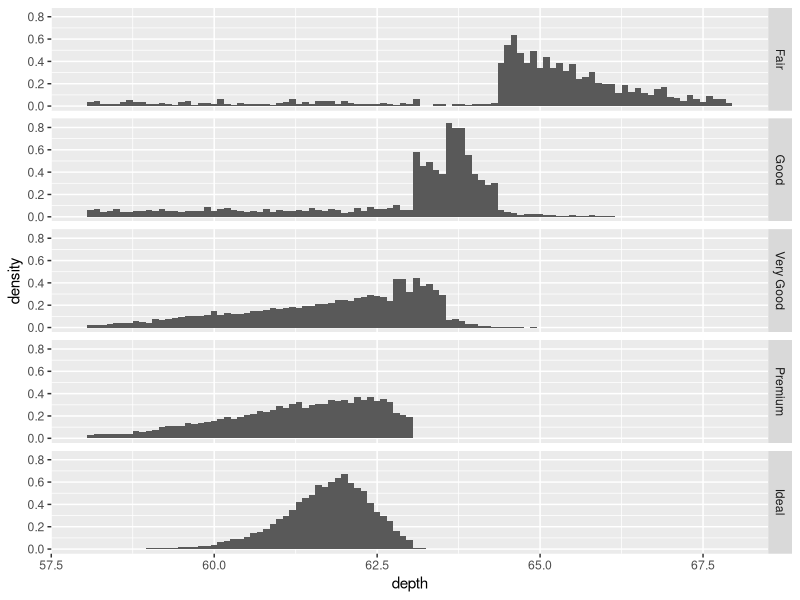
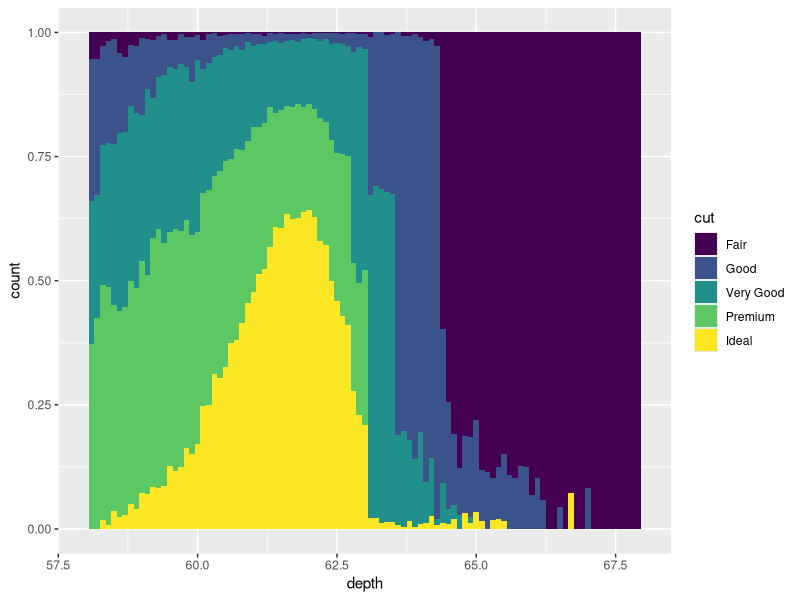
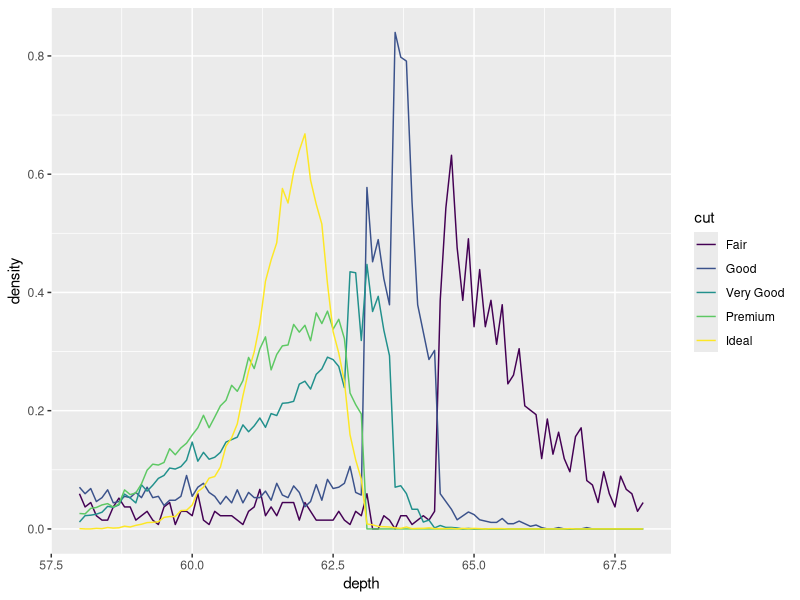
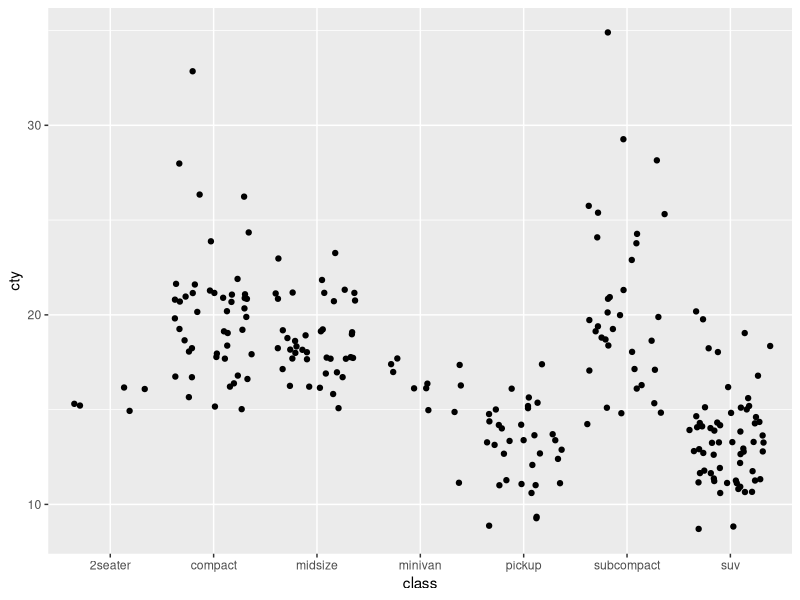
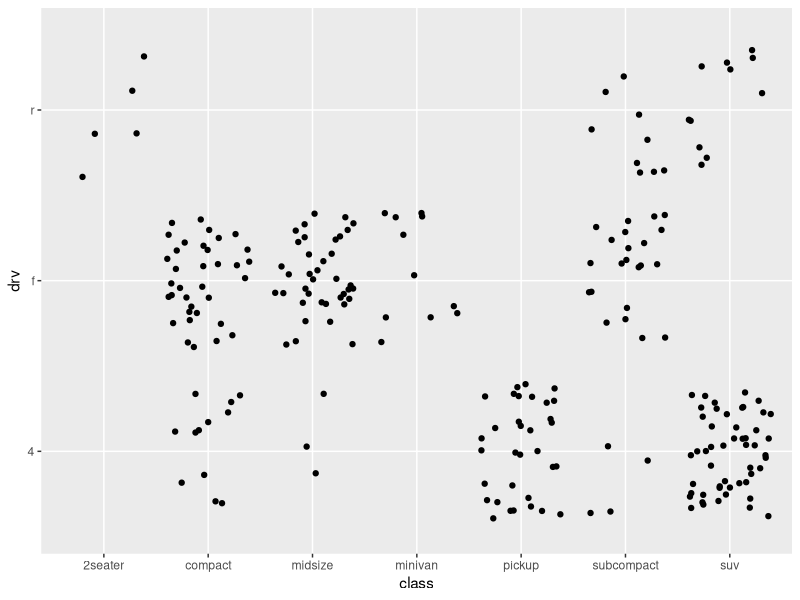
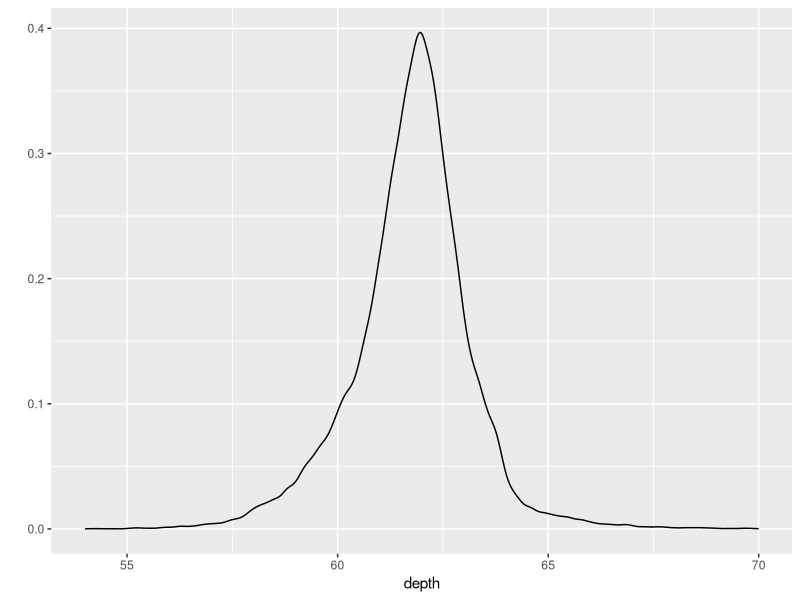
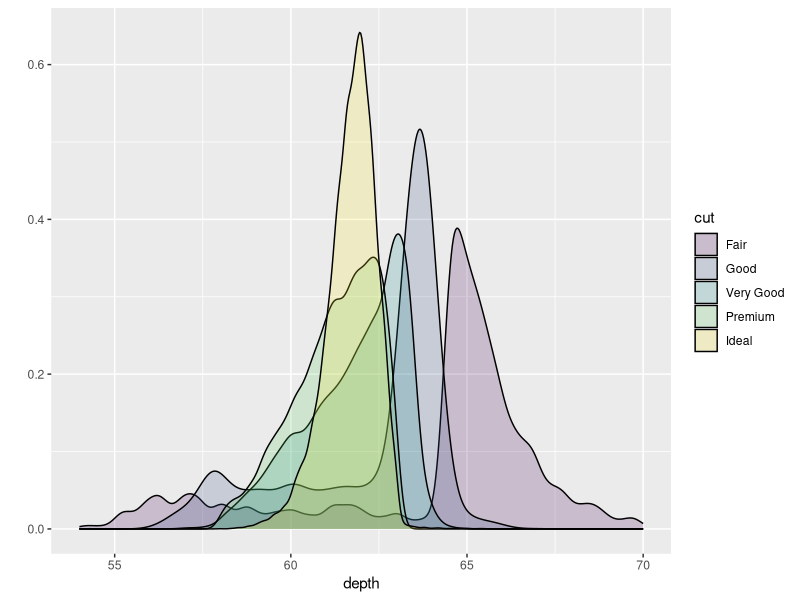
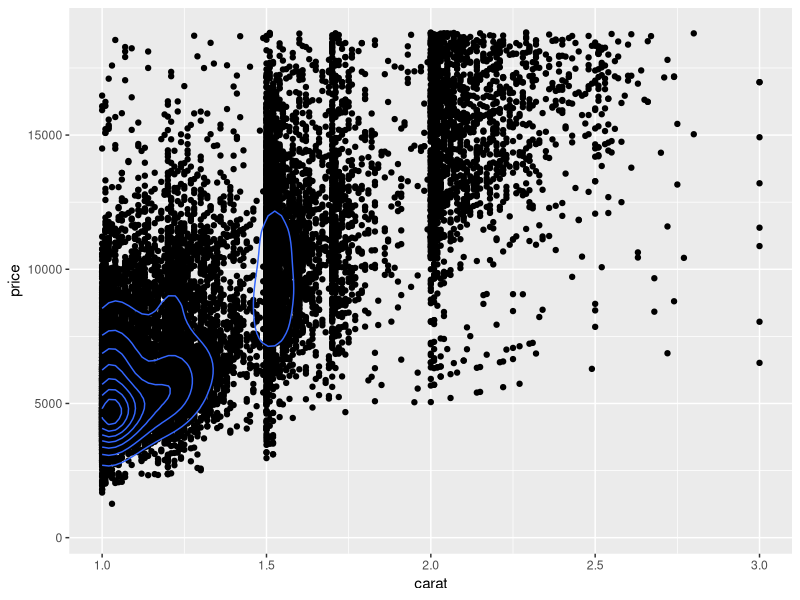

The R source for these figures, in order: (Note: this script raises an error after producing the figures.)
## ---- chunk 1
library("ggplot2")
library("dplyr")
## ---- chunk 2
depth_dist <- ggplot(diamonds, aes(depth)) + xlim(58, 68)
depth_dist + 
  geom_histogram(aes(y = ..density..), binwidth = 0.1) +
  facet_grid(cut ~ .)
depth_dist + geom_histogram(aes(fill = cut), binwidth = 0.1, 
  position = "fill")
depth_dist + geom_freqpoly(aes(y = ..density.., colour = cut), 
  binwidth = 0.1) 
## ---- chunk 3
qplot(class, cty, data=mpg, geom="jitter")
qplot(class, drv, data=mpg, geom="jitter")
## ---- chunk 4
qplot(depth, data=diamonds, geom="density", xlim = c(54, 70))
qplot(depth, data=diamonds, geom="density", xlim = c(54, 70), 
      fill = cut, alpha = I(0.2))
## ---- chunk 5
norm + geom_point(alpha = 1/3)
norm + geom_point(alpha = 1/5)
norm + geom_point(alpha = 1/10)
## ---- chunk 6
d <- ggplot(diamonds, aes(carat, price)) + xlim(1,3) + 
  theme(legend.position = "none")
d + geom_point() + geom_density2d()
d + stat_density2d(geom = "point", aes(size = ..density..), 
                   contour = F) + scale_size(range = c(0.2, 1.5))
d + stat_density2d(geom = "tile", aes(fill = ..density..), 
                   contour = F) 
last_plot() + scale_fill_gradient(limits = c(1e-5,8e-4))
## ---- chunk 7
library("maps")
data(us.cities)
big_cities <- subset(us.cities, pop > 500000)
qplot(long, lat, data = big_cities) + borders("state", size = 0.5)

tx_cities <- subset(us.cities, country.etc == "TX")
ggplot(tx_cities, aes(long, lat)) +
  borders("county", "texas", colour = "grey70") +
  geom_point(alpha = 0.5)
## ---- chunk 8
library("maps")
states <- map_data("state")
arrests <- USArrests
names(arrests) <- tolower(names(arrests))
arrests$region <- tolower(rownames(USArrests))

choro <- merge(states, arrests, by = "region")
# Reorder the rows because order matters when drawing polygons
# and merge destroys the original ordering
choro <- choro[order(choro$order), ]
qplot(long, lat, data = choro, group = group, 
  fill = assault, geom = "polygon")
qplot(long, lat, data = choro, group = group, 
  fill = assault / murder, geom = "polygon")
## ---- chunk 9
ia <- map_data("county", "iowa")
mid_range <- function(x) mean(range(x, na.rm = TRUE))
centres <- ia %>% tbl_df %>% group_by(subregion) %>%
  summarise(lat = mid_range(lat), long = mid_range(long))
ggplot(ia, aes(long, lat)) + 
  geom_polygon(aes(group = group), 
    fill = NA, colour = "grey60") +
  geom_text(aes(label = subregion), data = centres, 
    size = 2, angle = 45)
## ---- chunk 10
d <- subset(diamonds, carat < 2.5 & 
  rbinom(nrow(diamonds), 1, 0.2) == 1)
d$lcarat <- log10(d$carat)
d$lprice <- log10(d$price)

# Remove overall linear trend
detrend <- lm(lprice ~ lcarat, data = d)
d$lprice2 <- resid(detrend)

mod <- lm(lprice2 ~ lcarat * color, data = d)

library("effects")
effectdf <- function(...) {
  suppressWarnings(as.data.frame(effect(...)))
}
color <- effectdf("color", mod)
both1 <- effectdf("lcarat:color", mod)

carat <- effectdf("lcarat", mod, default.levels = 50)
both2 <- effectdf("lcarat:color", mod, default.levels = 3)
## ---- chunk 11
qplot(lcarat, lprice, data=d, colour = color)
qplot(lcarat, lprice2, data=d, colour = color)
## ---- chunk 12
fplot <- ggplot(mapping = aes(y = fit, ymin = lower, ymax = upper)) +
  ylim(range(both2$lower, both2$upper))
fplot %+% color + aes(x = color) + geom_point() + geom_errorbar()
fplot %+% both2 + 
  aes(x = color, colour = lcarat, group = interaction(color, lcarat)) +
  geom_errorbar() + geom_line(aes(group=lcarat)) +
  scale_colour_gradient()
## ---- chunk 13
fplot %+% carat + aes(x = lcarat) + geom_smooth(stat="identity")

ends <- subset(both1, lcarat == max(lcarat))
fplot %+% both1 + aes(x = lcarat, colour = color) +
 geom_smooth(stat="identity") + 
 scale_colour_hue() + theme(legend.position = "none") +
 geom_text(aes(label = color, x = lcarat + 0.02), ends)
## ---- chunk 14
midm <- function(x) mean(x, trim = 0.5)
m2 + 
  stat_summary(aes(colour = "trimmed"), fun.y = midm, 
    geom = "point") +
  stat_summary(aes(colour = "raw"), fun.y = mean, 
    geom = "point") + 
  scale_colour_hue("Mean")
## ---- chunk 15
iqr <- function(x, ...) {
  qs <- quantile(as.numeric(x), c(0.25, 0.75), na.rm = T)
  names(qs) <- c("ymin", "ymax")
  qs
}
m + stat_summary(fun.data = "iqr", geom="ribbon")
## ---- chunk 16
(unemp <- qplot(date, unemploy, data=economics, geom="line", 
                xlab = "", ylab = "No. unemployed (1000s)"))

presidential <- presidential[-(1:3), ]

yrng <- range(economics$unemploy)
xrng <- range(economics$date)
unemp + geom_vline(aes(xintercept = as.numeric(start)), data = presidential)
unemp + geom_rect(aes(NULL, NULL, xmin = start, xmax = end, 
                      fill = party), ymin = yrng[1], ymax = yrng[2], 
                  alpha = 0.2, data = presidential) + 
  scale_fill_manual(values = c("blue", "red"))
last_plot() + geom_text(aes(x = start, y = yrng[1], label = name), 
                        data = presidential, size = 3, hjust = 0, vjust = 0)

caption <- paste(strwrap("Unemployment rates in the US have 
  varied a lot over the years", 40), collapse="\n")
unemp + geom_text(aes(x, y, label = caption), 
                  data = data.frame(x = xrng[2], y = yrng[2]), 
                  hjust = 1, vjust = 1, size = 4)

highest <- subset(economics, unemploy == max(unemploy))
unemp + geom_point(data = highest, 
                   size = 3, colour = "red", alpha = 0.5)
## ---- chunk 17
qplot(percwhite, percbelowpoverty, data = midwest)
qplot(percwhite, percbelowpoverty, data = midwest, 
  size = poptotal / 1e6) + scale_size_area("Population\n(millions)", 
  breaks = c(0.5, 1, 2, 4))
qplot(percwhite, percbelowpoverty, data = midwest, size = area) + 
  scale_size_area()
## ---- chunk 18
lm_smooth <- geom_smooth(method = lm, size = 1)
qplot(percwhite, percbelowpoverty, data = midwest) + lm_smooth 
qplot(percwhite, percbelowpoverty, data = midwest, 
  weight = popdensity, size = popdensity) + lm_smooth
## ---- chunk 19
qplot(percbelowpoverty, data = midwest, binwidth = 1)
qplot(percbelowpoverty, data = midwest, weight = poptotal, 
  binwidth = 1) + ylab("population")
